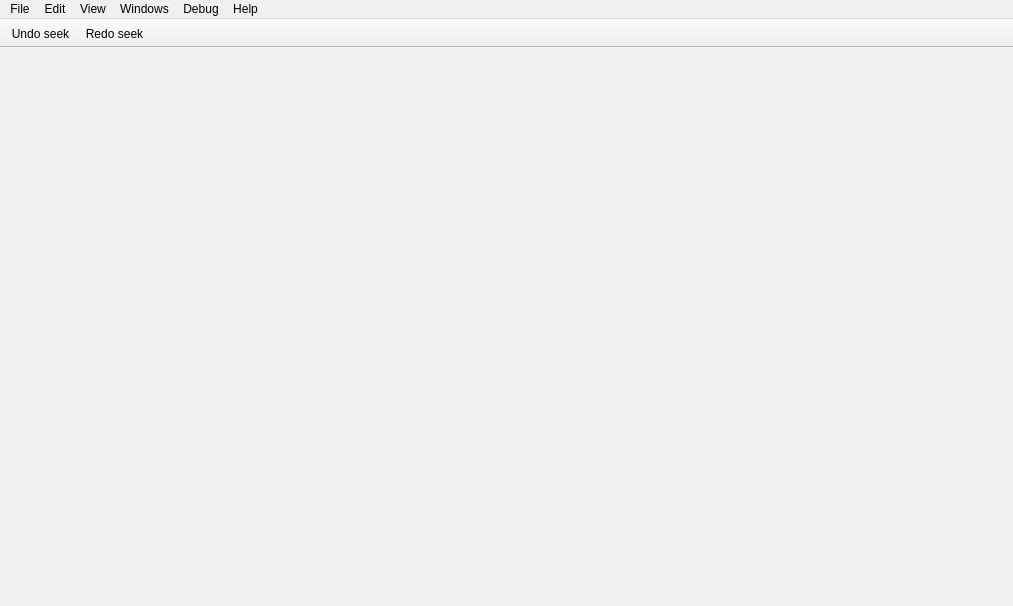
<?xml version="1.0" encoding="UTF-8"?>
<ui version="4.0">
 <class>MainWindow</class>
 <widget class="QMainWindow" name="MainWindow">
  <property name="geometry">
   <rect>
    <x>0</x>
    <y>0</y>
    <width>1013</width>
    <height>606</height>
   </rect>
  </property>
  <property name="sizePolicy">
   <sizepolicy hsizetype="Expanding" vsizetype="Expanding">
    <horstretch>0</horstretch>
    <verstretch>0</verstretch>
   </sizepolicy>
  </property>
  <property name="windowTitle">
   <string notr="true">Cutter</string>
  </property>
  <property name="styleSheet">
   <string notr="true"/>
  </property>
  <property name="documentMode">
   <bool>true</bool>
  </property>
  <property name="dockNestingEnabled">
   <bool>true</bool>
  </property>
  <widget class="QMenu" name="addExtraWidgets">
   <property name="title">
    <string>Add extra...</string>
   </property>
  </widget>
  <widget class="QMenuBar" name="menuBar">
   <property name="geometry">
    <rect>
     <x>0</x>
     <y>0</y>
     <width>1013</width>
     <height>24</height>
    </rect>
   </property>
   <property name="defaultUp">
    <bool>false</bool>
   </property>
   <property name="nativeMenuBar">
    <bool>true</bool>
   </property>
   <widget class="QMenu" name="menuFile">
    <property name="geometry">
     <rect>
      <x>278</x>
      <y>177</y>
      <width>227</width>
      <height>419</height>
     </rect>
    </property>
    <property name="title">
     <string>File</string>
    </property>
    <widget class="QMenu" name="menuSetMode">
     <property name="toolTip">
      <string/>
     </property>
     <property name="title">
      <string>Set mode</string>
     </property>
     <addaction name="actionWriteMode"/>
     <addaction name="actionCacheMode"/>
     <addaction name="actionReadOnly"/>
    </widget>
    <addaction name="actionNew"/>
    <addaction name="actionMap"/>
    <addaction name="separator"/>
    <addaction name="actionImportPDB"/>
    <addaction name="actionAnalyze"/>
    <addaction name="separator"/>
    <addaction name="actionApplySigFromFile"/>
    <addaction name="actionCreateNewSig"/>
    <addaction name="separator"/>
    <addaction name="menuSetMode"/>
    <addaction name="actionCommitChanges"/>
    <addaction name="separator"/>
    <addaction name="actionSave"/>
    <addaction name="actionSaveAs"/>
    <addaction name="actionExport_as_code"/>
    <addaction name="separator"/>
    <addaction name="actionRun_Script"/>
    <addaction name="separator"/>
    <addaction name="actionQuit"/>
    <addaction name="separator"/>
   </widget>
   <widget class="QMenu" name="menuView">
    <property name="title">
     <string>View</string>
    </property>
    <property name="tabsOnTop" stdset="0">
     <bool>false</bool>
    </property>
    <widget class="QMenu" name="menuZoom">
     <property name="title">
      <string>Zoom</string>
     </property>
     <addaction name="actionZoomIn"/>
     <addaction name="actionZoomOut"/>
     <addaction name="separator"/>
     <addaction name="actionZoomReset"/>
    </widget>
    <widget class="QMenu" name="menuLayouts">
     <property name="title">
      <string>Layouts</string>
     </property>
    </widget>
    <addaction name="actionRefresh_contents"/>
    <addaction name="separator"/>
    <addaction name="actionDefault"/>
    <addaction name="actionReset_settings"/>
    <addaction name="separator"/>
    <addaction name="actionUnlock"/>
    <addaction name="actionTabs_on_Top"/>
    <addaction name="actionGrouped_dock_dragging"/>
    <addaction name="separator"/>
    <addaction name="menuZoom"/>
    <addaction name="separator"/>
    <addaction name="actionManageLayouts"/>
    <addaction name="actionSaveLayout"/>
    <addaction name="menuLayouts"/>
   </widget>
   <widget class="QMenu" name="menuHelp">
    <property name="title">
     <string>Help</string>
    </property>
    <addaction name="actionAbout"/>
    <addaction name="actionIssue"/>
    <addaction name="actionDocumentation"/>
   </widget>
   <widget class="QMenu" name="menuEdit">
    <property name="title">
     <string>Edit</string>
    </property>
    <addaction name="actionBackward"/>
    <addaction name="actionForward"/>
    <addaction name="separator"/>
    <addaction name="actionPreferences"/>
   </widget>
   <widget class="QMenu" name="menuWindows">
    <property name="title">
     <string>Windows</string>
    </property>
    <widget class="QMenu" name="menuPlugins">
     <property name="title">
      <string>Plugins</string>
     </property>
    </widget>
    <widget class="QMenu" name="menuAddInfoWidgets">
     <property name="title">
      <string>Info...</string>
     </property>
    </widget>
    <widget class="QMenu" name="menuAddDebugWidgets">
     <property name="title">
      <string>Debug...</string>
     </property>
    </widget>
    <addaction name="actionExtraDecompiler"/>
    <addaction name="actionExtraDisassembly"/>
    <addaction name="actionExtraGraph"/>
    <addaction name="actionExtraHexdump"/>
    <addaction name="separator"/>
    <addaction name="menuAddInfoWidgets"/>
    <addaction name="menuAddDebugWidgets"/>
    <addaction name="menuPlugins"/>
    <addaction name="separator"/>
   </widget>
   <widget class="QMenu" name="menuDebug">
    <property name="title">
     <string>Debug</string>
    </property>
   </widget>
   <addaction name="menuFile"/>
   <addaction name="menuEdit"/>
   <addaction name="menuView"/>
   <addaction name="menuWindows"/>
   <addaction name="menuDebug"/>
   <addaction name="menuHelp"/>
  </widget>
  <widget class="QToolBar" name="mainToolBar">
   <property name="sizePolicy">
    <sizepolicy hsizetype="Preferred" vsizetype="Fixed">
     <horstretch>0</horstretch>
     <verstretch>0</verstretch>
    </sizepolicy>
   </property>
   <property name="contextMenuPolicy">
    <enum>Qt::DefaultContextMenu</enum>
   </property>
   <property name="windowTitle">
    <string notr="true">Main toolbar</string>
   </property>
   <property name="movable">
    <bool>false</bool>
   </property>
   <property name="iconSize">
    <size>
     <width>16</width>
     <height>16</height>
    </size>
   </property>
   <property name="toolButtonStyle">
    <enum>Qt::ToolButtonIconOnly</enum>
   </property>
   <attribute name="toolBarArea">
    <enum>TopToolBarArea</enum>
   </attribute>
   <attribute name="toolBarBreak">
    <bool>false</bool>
   </attribute>
   <addaction name="actionBackward"/>
   <addaction name="actionForward"/>
  </widget>
  <action name="actionDefault">
   <property name="text">
    <string>Reset to default layout</string>
   </property>
  </action>
  <action name="actionZen">
   <property name="text">
    <string>Zen Mode</string>
   </property>
   <property name="toolTip">
    <string>Zen mode</string>
   </property>
  </action>
  <action name="actionAbout">
   <property name="text">
    <string>About</string>
   </property>
  </action>
  <action name="actionIssue">
   <property name="text">
    <string>Report an issue</string>
   </property>
  </action>
  <action name="actionNew">
   <property name="text">
    <string>New window</string>
   </property>
   <property name="shortcut">
    <string>Ctrl+N</string>
   </property>
  </action>
  <action name="actionClose">
   <property name="text">
    <string>Close</string>
   </property>
  </action>
  <action name="actionSave_workspace">
   <property name="text">
    <string>Save layout</string>
   </property>
   <property name="toolTip">
    <string>Save layout</string>
   </property>
  </action>
  <action name="actionDocumentation">
   <property name="text">
    <string>Documentation</string>
   </property>
  </action>
  <action name="actionMap">
   <property name="text">
    <string>Map file</string>
   </property>
   <property name="shortcut">
    <string>Ctrl+M</string>
   </property>
  </action>
  <action name="actionSave">
   <property name="text">
    <string>Save project</string>
   </property>
   <property name="shortcut">
    <string>Ctrl+S</string>
   </property>
  </action>
  <action name="actionCut">
   <property name="text">
    <string>Cut</string>
   </property>
  </action>
  <action name="actionCopy">
   <property name="text">
    <string>Copy</string>
   </property>
  </action>
  <action name="actionPaste">
   <property name="text">
    <string>Paste</string>
   </property>
  </action>
  <action name="actionDelete">
   <property name="text">
    <string>Delete</string>
   </property>
  </action>
  <action name="actionSelect_all">
   <property name="text">
    <string>Select all</string>
   </property>
   <property name="toolTip">
    <string>Select all</string>
   </property>
  </action>
  <action name="actionFind">
   <property name="text">
    <string>Find</string>
   </property>
  </action>
  <action name="actionFind_next">
   <property name="text">
    <string>Find next</string>
   </property>
   <property name="toolTip">
    <string>Find next</string>
   </property>
  </action>
  <action name="actionFind_previous">
   <property name="text">
    <string>Find previous</string>
   </property>
   <property name="toolTip">
    <string>Find previous</string>
   </property>
  </action>
  <action name="actionBackward">
   <property name="icon">
    <iconset>
     <normaloff>:/img/icons/arrow_left.svg</normaloff>:/img/icons/arrow_left.svg</iconset>
   </property>
   <property name="text">
    <string>Undo seek</string>
   </property>
   <property name="toolTip">
    <string>Go back</string>
   </property>
  </action>
  <action name="actionForward">
   <property name="icon">
    <iconset>
     <normaloff>:/img/icons/arrow_right.svg</normaloff>:/img/icons/arrow_right.svg</iconset>
   </property>
   <property name="text">
    <string>Redo seek</string>
   </property>
  </action>
  <action name="actionUnlock">
   <property name="checkable">
    <bool>true</bool>
   </property>
   <property name="checked">
    <bool>true</bool>
   </property>
   <property name="icon">
    <iconset>
     <normaloff>:/lock</normaloff>
     <normalon>:/unlock</normalon>:/lock</iconset>
   </property>
   <property name="text">
    <string>Unlock panels</string>
   </property>
   <property name="toolTip">
    <string>Toggle panel locks</string>
   </property>
   <property name="iconVisibleInMenu">
    <bool>false</bool>
   </property>
  </action>
  <action name="actionTheme">
   <property name="checkable">
    <bool>false</bool>
   </property>
   <property name="icon">
    <iconset>
     <normaloff>:/img/icons/themes.svg</normaloff>:/img/icons/themes.svg</iconset>
   </property>
   <property name="text">
    <string>Theme</string>
   </property>
   <property name="autoRepeat">
    <bool>false</bool>
   </property>
   <property name="menuRole">
    <enum>QAction::PreferencesRole</enum>
   </property>
  </action>
  <action name="actionTabs">
   <property name="icon">
    <iconset>
     <normaloff>:/img/icons/tabs.svg</normaloff>:/img/icons/tabs.svg</iconset>
   </property>
   <property name="text">
    <string>Tabs up/down</string>
   </property>
   <property name="toolTip">
    <string>Tabs up/down</string>
   </property>
  </action>
  <action name="actionRefresh_Panels">
   <property name="icon">
    <iconset>
     <normaloff>:/img/icons/spin.svg</normaloff>:/img/icons/spin.svg</iconset>
   </property>
   <property name="text">
    <string>Refresh</string>
   </property>
  </action>
  <action name="actionTabs_on_Top">
   <property name="checkable">
    <bool>true</bool>
   </property>
   <property name="text">
    <string>Show tabs at the top</string>
   </property>
   <property name="toolTip">
    <string>Toggle tab position</string>
   </property>
  </action>
  <action name="actionDark_Theme">
   <property name="text">
    <string>Dark Theme</string>
   </property>
  </action>
  <action name="actionLoad_workspace">
   <property name="text">
    <string>Load layout</string>
   </property>
   <property name="toolTip">
    <string>Load layout</string>
   </property>
  </action>
  <action name="actionWhite_Theme">
   <property name="text">
    <string>Default Theme</string>
   </property>
  </action>
  <action name="actionBindiff">
   <property name="text">
    <string>Bindiff</string>
   </property>
  </action>
  <action name="actionAnalysis">
   <property name="text">
    <string>Analysis</string>
   </property>
  </action>
  <action name="actionTest_menu">
   <property name="text">
    <string>Test menu</string>
   </property>
  </action>
  <action name="actionHexCopy_Hexpair">
   <property name="text">
    <string>Copy hexpair</string>
   </property>
   <property name="toolTip">
    <string>Copy hexpair</string>
   </property>
  </action>
  <action name="actionHexCopy_Text">
   <property name="text">
    <string>Copy text</string>
   </property>
   <property name="toolTip">
    <string>Copy text</string>
   </property>
  </action>
  <action name="actionHexCopy_ASCII">
   <property name="text">
    <string>Copy ASCII</string>
   </property>
  </action>
  <action name="actionHexInsert_String">
   <property name="text">
    <string>Insert string</string>
   </property>
   <property name="toolTip">
    <string>Insert string</string>
   </property>
  </action>
  <action name="actionHexInsert_Hex">
   <property name="text">
    <string>Insert hex</string>
   </property>
   <property name="toolTip">
    <string>Insert hex</string>
   </property>
  </action>
  <action name="actionHexEdit">
   <property name="text">
    <string>Edit</string>
   </property>
  </action>
  <action name="actionHexPaste">
   <property name="text">
    <string>Paste</string>
   </property>
  </action>
  <action name="actionDisas_ShowHideBytes">
   <property name="text">
    <string>Show/Hide bytes</string>
   </property>
  </action>
  <action name="actionDisasSwitch_case">
   <property name="text">
    <string>Switch case</string>
   </property>
  </action>
  <action name="actionDisasCopy_All">
   <property name="text">
    <string>Copy all</string>
   </property>
   <property name="toolTip">
    <string>Copy all</string>
   </property>
  </action>
  <action name="actionDisasCopy_Bytes">
   <property name="text">
    <string>Copy bytes</string>
   </property>
   <property name="toolTip">
    <string>Copy bytes</string>
   </property>
  </action>
  <action name="actionDisasCopy_Disasm">
   <property name="text">
    <string>Copy disasm</string>
   </property>
   <property name="toolTip">
    <string>Copy disasm</string>
   </property>
  </action>
  <action name="actionDisplayOptions">
   <property name="text">
    <string>Copy disasm</string>
   </property>
   <property name="toolTip">
    <string>Copy disasm</string>
   </property>
  </action>
  <action name="actionStart_Web_Server">
   <property name="checkable">
    <bool>true</bool>
   </property>
   <property name="icon">
    <iconset>
     <normaloff>:/img/icons/cloud.svg</normaloff>:/img/icons/cloud.svg</iconset>
   </property>
   <property name="text">
    <string>Start web server</string>
   </property>
   <property name="toolTip">
    <string>Start web server</string>
   </property>
  </action>
  <action name="action1column">
   <property name="text">
    <string>1</string>
   </property>
  </action>
  <action name="action2columns">
   <property name="text">
    <string>2</string>
   </property>
  </action>
  <action name="action4columns">
   <property name="text">
    <string>4</string>
   </property>
  </action>
  <action name="action8columns">
   <property name="text">
    <string>8</string>
   </property>
  </action>
  <action name="action16columns">
   <property name="text">
    <string>16</string>
   </property>
  </action>
  <action name="action32columns">
   <property name="text">
    <string>32</string>
   </property>
  </action>
  <action name="action64columns">
   <property name="text">
    <string>64</string>
   </property>
  </action>
  <action name="actionSyntax_AT_T_Intel">
   <property name="text">
    <string>Syntax AT&amp;T/Intel</string>
   </property>
  </action>
  <action name="actionFunctionsRename">
   <property name="text">
    <string>Rename</string>
   </property>
  </action>
  <action name="actionFunctionsUndefine">
   <property name="text">
    <string>Undefine</string>
   </property>
  </action>
  <action name="actionDisasRename">
   <property name="text">
    <string>Rename</string>
   </property>
  </action>
  <action name="actionDisasmUndefine">
   <property name="text">
    <string>Undefine</string>
   </property>
  </action>
  <action name="actionDisasAdd_comment">
   <property name="text">
    <string>Add comment</string>
   </property>
  </action>
  <action name="actionhide_bottomPannel">
   <property name="checkable">
    <bool>true</bool>
   </property>
   <property name="icon">
    <iconset>
     <normaloff>:/img/icons/down.svg</normaloff>:/img/icons/down.svg</iconset>
   </property>
   <property name="text">
    <string>Show/Hide bottom pannel</string>
   </property>
   <property name="toolTip">
    <string>Show/Hide bottom pannel</string>
   </property>
  </action>
  <action name="actionRun_Script">
   <property name="text">
    <string>Run Rizin script</string>
   </property>
  </action>
  <action name="actionReset_settings">
   <property name="text">
    <string>Reset settings</string>
   </property>
   <property name="toolTip">
    <string>Reset settings</string>
   </property>
  </action>
  <action name="actionQuit">
   <property name="text">
    <string>Quit</string>
   </property>
   <property name="shortcut">
    <string>Ctrl+Q</string>
   </property>
  </action>
  <action name="actionExports">
   <property name="checkable">
    <bool>true</bool>
   </property>
   <property name="text">
    <string>Exports</string>
   </property>
   <property name="toolTip">
    <string>Show/Hide Exports panel</string>
   </property>
  </action>
  <action name="actionRefresh_contents">
   <property name="text">
    <string>Refresh contents</string>
   </property>
   <property name="toolTip">
    <string>Refresh contents</string>
   </property>
  </action>
  <action name="actionDisplay_Esil">
   <property name="checkable">
    <bool>true</bool>
   </property>
   <property name="text">
    <string>Show ESIL rather than assembly</string>
   </property>
  </action>
  <action name="actionDisplay_Decompiler">
   <property name="checkable">
    <bool>true</bool>
   </property>
   <property name="text">
    <string>Show pseudocode rather than assembly</string>
   </property>
  </action>
  <action name="actionDisplay_Offsets">
   <property name="checkable">
    <bool>true</bool>
   </property>
   <property name="checked">
    <bool>true</bool>
   </property>
   <property name="text">
    <string>Display offsets</string>
   </property>
  </action>
  <action name="actionPreferences">
   <property name="text">
    <string>Preferences</string>
   </property>
  </action>
  <action name="actionSaveAs">
   <property name="text">
    <string>Save project as...</string>
   </property>
  </action>
  <action name="actionGraph">
   <property name="checkable">
    <bool>true</bool>
   </property>
   <property name="text">
    <string>Graph</string>
   </property>
  </action>
  <action name="actionImportPDB">
   <property name="text">
    <string>Import PDB</string>
   </property>
  </action>
  <action name="actionAnalyze">
   <property name="text">
    <string>Analyze program</string>
   </property>
  </action>
  <action name="actionExport_as_code">
   <property name="text">
    <string>Export as code</string>
   </property>
  </action>
  <action name="actionApplySigFromFile">
   <property name="text">
    <string>Apply signature from file</string>
   </property>
  </action>
  <action name="actionCreateNewSig">
   <property name="text">
    <string>Create new signature file</string>
   </property>
  </action>
  <action name="actionExtraHexdump">
   <property name="text">
    <string>Add hexdump</string>
   </property>
  </action>
  <action name="actionExtraDecompiler">
   <property name="text">
    <string>Add decompiler</string>
   </property>
  </action>
  <action name="actionExtraDisassembly">
   <property name="text">
    <string>Add disassembly</string>
   </property>
  </action>
  <action name="actionExtraGraph">
   <property name="text">
    <string>Add graph</string>
   </property>
  </action>
  <action name="actionGrouped_dock_dragging">
   <property name="checkable">
    <bool>true</bool>
   </property>
   <property name="checked">
    <bool>true</bool>
   </property>
   <property name="text">
    <string>Grouped dock dragging</string>
   </property>
  </action>
  <action name="actionZoomIn">
   <property name="text">
    <string>Zoom In</string>
   </property>
   <property name="shortcut">
    <string>Ctrl++</string>
   </property>
   <property name="shortcutContext">
    <enum>Qt::ApplicationShortcut</enum>
   </property>
  </action>
  <action name="actionZoomOut">
   <property name="text">
    <string>Zoom Out</string>
   </property>
   <property name="shortcut">
    <string>Ctrl+-</string>
   </property>
   <property name="shortcutContext">
    <enum>Qt::ApplicationShortcut</enum>
   </property>
  </action>
  <action name="actionZoomReset">
   <property name="text">
    <string>Reset</string>
   </property>
   <property name="shortcut">
    <string>Ctrl+=</string>
   </property>
   <property name="shortcutContext">
    <enum>Qt::ApplicationShortcut</enum>
   </property>
  </action>
  <action name="actionCommitChanges">
   <property name="text">
    <string>Commit changes</string>
   </property>
  </action>
  <action name="actionWriteMode">
   <property name="checkable">
    <bool>true</bool>
   </property>
   <property name="text">
    <string>Write mode</string>
   </property>
   <property name="toolTip">
    <string>Open the file in write mode. Every change to the file will change the original file on disk.</string>
   </property>
  </action>
  <action name="actionCacheMode">
   <property name="checkable">
    <bool>true</bool>
   </property>
   <property name="text">
    <string>Cache mode</string>
   </property>
   <property name="toolTip">
    <string>Enable cache mode. Changes to the file would not be applied to disk unless you specifically commit them. This is a safer option.</string>
   </property>
  </action>
  <action name="actionReadOnly">
   <property name="checkable">
    <bool>true</bool>
   </property>
   <property name="checked">
    <bool>true</bool>
   </property>
   <property name="text">
    <string>Read-Only mode</string>
   </property>
  </action>
  <action name="actionSaveLayout">
   <property name="text">
    <string>Save layout</string>
   </property>
  </action>
  <action name="actionManageLayouts">
   <property name="text">
    <string>Manage layouts</string>
   </property>
  </action>
 </widget>
 <layoutdefault spacing="6" margin="11"/>
 <resources>
  <include location="resources.qrc"/>
 </resources>
 <connections/>
</ui>
